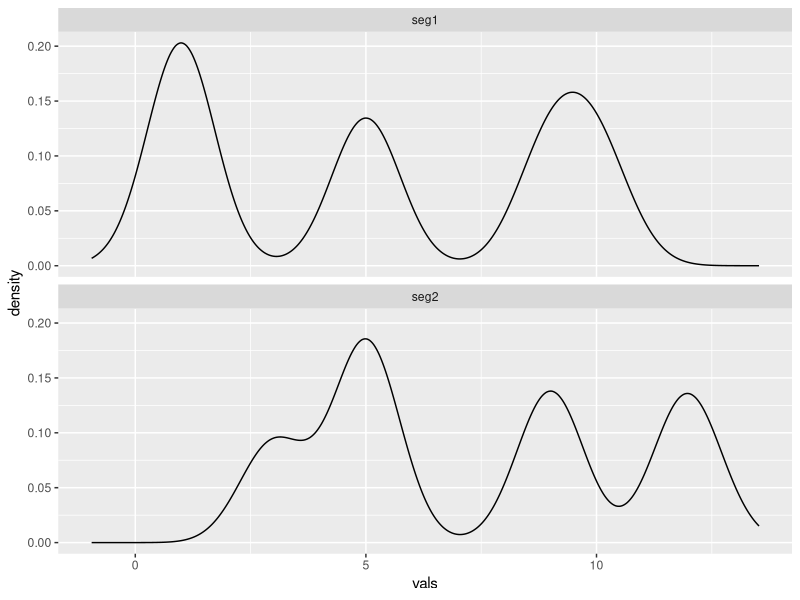
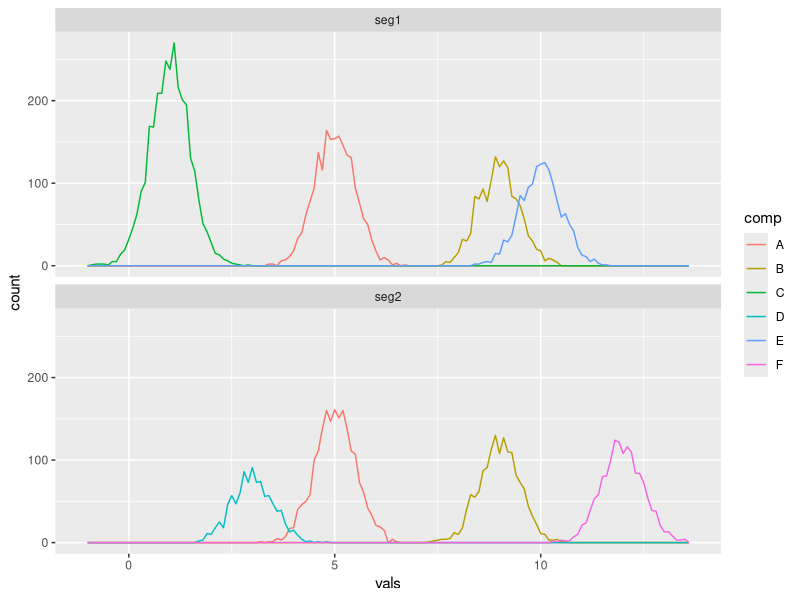

Reproduce these figures in R, in order. (Note: this script raises an error after producing the figures.)
library("ggplot2")
library("data.table")

# parse learned/output parameters
parse.output.parameters <- function(output,segment.subset){

  output.parameters <- data.table(rho=numeric(),w=numeric(),rho_w=numeric(),mu=numeric(),sigma2=numeric(),component.type=character(),segment=character(),iteration=numeric())
  
  for (segment in 1:nrow(output$w.specific)){
    
    output.parameters.temp <- data.frame(
      rho = as.numeric(output$rho[segment]),
      w = c(output$w.common,output$w.specific[segment,]),
      rho_w = c((1-output$rho[segment])*output$w.common,output$rho[segment]*output$w.specific[segment,]),
      mu = c(output$mu.common,output$mu.specific[segment,]),
      sigma2 = c(output$sigma2.common,output$sigma2.specific[segment,]),
      component.type = c(rep("common",length(output$mu.common)),rep("specific",length(output$mu.specific[segment,]))),
      segment = output$segment.names[segment],
      iteration = output$iteration
    )
    
    output.parameters <- rbind(output.parameters,output.parameters.temp)
  }
  
  if(!is.null(segment.subset)){
    output.parameters <- output.parameters[segment %in% segment.subset]
  }

  return(output.parameters)
}

#' Plot fitted shared component gaussian mixed model.
#'
#' \code{plot.components} Returns histograms of fitted gaussians and original data by dataset.
#'
#' @param vals.df original data, identical to fit.model() input
#' @param output.parameters, list of parameters, output of fit.model()
#' @param segment.subset, optional, list of segment names to plot, default uses all segments
#'
#' @examples
#' plot.components(input.data,output.data,segment.subset="segment16")
#' @export
#' @import ggplot2

plot.components <- function(vals.df,output.parameters,segment.subset=NULL){
  output.parameters <- parse.output.parameters(output.parameters,segment.subset)
  
  if(!is.null(segment.subset)){
    vals.df <- vals.df[seg %in% segment.subset]
  }
  
  temp <- data.table(vals=numeric(),comp=character(),seg=character(),component.type=character(),source=character())
  
  for (component in 1:nrow(output.parameters)){
    temp <- rbind(temp,data.table(vals=c(rnorm(70000*output.parameters[component]$rho_w, 
                                             mean = output.parameters[component]$mu, 
                                             sd = output.parameters[component]$sigma2^0.5),0),
                                            comp=component,
                                            seg=output.parameters[component]$segment,
                                            component.type=output.parameters[component]$component.type,
                                            source="Inferred"))
  }
  
  vals.df$component.type <- "Original Data"
  vals.df$source <- "Original Data"
  
  temp <- rbind(temp,vals.df)
  
  # ggplot(temp, aes(vals, group = comp,colour=component.type)) +
  #   geom_freqpoly(binwidth=0.1) +
  #   ggtitle(paste("iteration:",iter.count)) +
  #   scale_colour_manual(values = c("blue","red","black")) +
  #   facet_wrap(~seg,nrow = 2)

  ggplot(temp, aes(vals, colour=component.type)) +
    geom_freqpoly(binwidth=0.1) +
    ggtitle(paste("iteration:",unique(output.parameters$iteration))) +
    scale_colour_manual(values = c("blue","red","black")) +
    facet_grid(source~seg,scales="free_y")

  
  # ggplot(temp, aes(vals, colour=component.type)) +
  #   geom_density() +
  #   ggtitle(paste("iteration:",iter.count)) +
  #   scale_colour_manual(values = c("blue","red","black")) +
  #   facet_wrap(~seg,nrow = 2)
}

#' Fit shared component gaussian mixed model.
#'
#' \code{fit.model} returns parameters for gassians fitted to the data.
#'
#'
#' @param read.count data.frame with two columns, first being numeric read.counts,
#'  and second being charachter segment names. Column names can be whatever.
#'
#' @param rho.input Numeric value for initial value of rho parameter
#' @param input.parameters
#' @param init.max
#' @param break.parameter Numeric value, when the difference in log likelihood 
#' between two iterations is less than this value the iteration will stop
#' @return A list of parameters
#'
#' @examples
#' # see vignette
#' @export
#' @import data.table

fit.model <- function(vals.df,rho.input,input.parameters,init.max=40,break.parameter=50){

### INITIALISATION

## split input read count data frame into 2: 
# 1) a list of indexes specifying which read count is in which segment
# 2) a vector of read counts
stopifnot(ncol(vals.df)==2)
setnames(vals.df,names(vals.df),c("vals","seg"))

# get index ranges of each segment
segment.indicies <- vals.df[,.(index = list(.I)),by=seg]
segment.names <- segment.indicies$seg
segment.indicies <- segment.indicies$index
names(segment.indicies) <- segment.names
print(paste(length(segment.indicies),"segments"))

read.count <- vals.df$vals

## parse input parameters

# rho parameter for each segment
rho <- rep(rho.input,length(segment.indicies))
stopifnot(length(segment.indicies)==length(rho))
names(rho) <- segment.names

# set common component parameters, one per common component
com.param <- input.parameters[component.type=="common"]
com.param$component.type <- NULL

n.specific.components <- nrow(input.parameters[component.type=="specific"])
print(paste(n.specific.components,"segment specific components"))
print(paste(nrow(input.parameters[component.type=="specific"]),"common components"))


# initialise segment specific parameter holding matricies
mu.k <- sigma2.k <- w.k <- matrix(nrow=length(read.count),ncol=n.specific.components)
# although these could be a simple j*k matrix, we're already iterating through segments in
# the M step so may as well create the whole matrix required by the dnorm E step below 

for (row in 1:n.specific.components){
  w.k[,row] <- input.parameters[component.type=="specific"][row]$w
  mu.k[,row] <- input.parameters[component.type=="specific"][row]$mu
  sigma2.k[,row] <- input.parameters[component.type=="specific"][row]$sigma2
}

psi_i <- rep(0.5,length(read.count))
likelihood.byiter <- numeric()

iter.count <- 0

#library(profvis)
#library(microbenchmark)
# profvis({ #CODE HERE })
#microbenchmark(CODE HERE)

##### UPDATES
for (round in 1:init.max){
#### E Updates

# for each common component, cacluate prob for each data point, outputs i x c matrix
common <- apply(com.param, 1, function(params){ params['w'] * dnorm(read.count, params['mu'], params['sigma2']^0.5)})

# output i x k matrix
specific <- w.k * dnorm(read.count, mu.k, sigma2.k^0.5)

# sometimes dorm gives 0 when no common/specific components nearby, which can result in NaN when /0, so add a tiny probability back in
common[which(rowSums(common)==0),] <- 1e-15
specific[which(rowSums(specific)==0),] <- 1e-15

likelihood.vec <- numeric()

for (segment in segment.names){
  indexes <- segment.indicies[[segment]]
  top.sum <- (1-rho[segment]) * rowSums(common[indexes,])
  bottom.sum <- top.sum + (rho[segment] * rowSums(specific[indexes,]))
  psi_i[indexes] <- top.sum / ( bottom.sum )
  likelihood.vec <- c(likelihood.vec,bottom.sum)
}

likelihood.byiter <- c(likelihood.byiter,sum(log(likelihood.vec)))


phi_ic <- common/rowSums(common)

nu_ik <- specific/rowSums(specific)

# check for na values
stopifnot(sum(is.na(phi_ic))+sum(is.na(nu_ik))+sum(is.na(phi_ic))==0)

#### M Updates

# returns c parameters
topsum <- colSums(phi_ic * psi_i)

com.param$w <- topsum / sum(psi_i)

com.param$mu <- colSums(phi_ic * psi_i * read.count) / topsum

com.param$sigma2 <- colSums(phi_ic * psi_i * outer(read.count,com.param$mu, FUN="-")^2) / topsum

for (segment in segment.names){
  # for each segment j, there are k weightings
  indexes <- segment.indicies[[segment]]
  
  rho[segment] <- 1 - sum(psi_i[indexes])/length(indexes)
  
  temp.sum <- (1-psi_i[indexes]) * nu_ik[indexes,]
  topsum <- colSums(temp.sum) # for each component...
  
  w.k[indexes,] <- rep(topsum / sum(1-psi_i[indexes]), each=length(indexes))

  mu.k[indexes,] <- rep(colSums(temp.sum * read.count[indexes]) /  topsum, each=length(indexes))
  
  sigma2.k[indexes,] <- 0.01 + rep(colSums(temp.sum * (read.count[indexes] - mu.k[indexes,])^2) /  topsum, each=length(indexes))
  # the + 0.01 prevents sigma2 -> 0 which can cause dnorm() to -> Inf e.g dnorn(47,47,0), which causes NaN (inf/inf) which propogates to everything -> NaN!
}


iter.count <- iter.count + 1
print(paste("Iteration:",iter.count))

if (iter.count>1){
if (min(abs(diff(likelihood.byiter))) < break.parameter){print("Done, saving parameter estimates")
  break}
}

} # EM updates repetition loop

# parse component specific parameters
w.k.u <- mu.k.u <- sigma2.k.u <- matrix(nrow=length(segment.names),ncol=n.specific.components)

for (segment in 1:length(segment.names)){
  # for each segment j, there are k weightings
  indexes <- segment.indicies[[segment.names[segment]]]
  w.k.u[segment,] <- unique(w.k[indexes,])
  mu.k.u[segment,] <- unique(mu.k[indexes,])
  sigma2.k.u[segment,] <- unique(sigma2.k[indexes,])
}

# more raw output
output <- list(w.specific=w.k.u,mu.specific=mu.k.u,sigma2.specific=sigma2.k.u,w.common=com.param$w,mu.common=com.param$mu,sigma2.common=com.param$sigma2,rho=unname(rho),iteration=iter.count,likelihood=likelihood.byiter,segment.names=segment.names)

return(output)

}# end of fit.model function


###### Example code / Tests

# Simulate baisc well seperated gaussian test data, 2 segments, each with 4 components, 2 shared and 2 unique

# Common components
comp1.vals <- data.table(comp = "A", vals = rnorm(2000, mean = 5, sd = 0.5),seg="seg1")
comp2.vals <- data.table(comp = "A", vals = rnorm(2000, mean = 5, sd = 0.5),seg="seg2")

comp3.vals <- data.table(comp = "B", vals = rnorm(1500, mean = 9, sd = 0.5),seg="seg1")
comp4.vals <- data.table(comp = "B", vals = rnorm(1500, mean = 9, sd = 0.5),seg="seg2")

# Unique components
comp5.vals <- data.table(comp = "C", vals = rnorm(3000, mean = 1, sd = 0.5),seg="seg1")
comp6.vals <- data.table(comp = "D", vals = rnorm(1000, mean = 3, sd = 0.5),seg="seg2")

comp7.vals <- data.table(comp = "E", vals = rnorm(1500, mean = 10, sd = 0.5),seg="seg1")
comp8.vals <- data.table(comp = "F", vals = rnorm(1500, mean = 12, sd = 0.5),seg="seg2")

test.data.basic <- rbind(comp1.vals,comp2.vals,comp3.vals,comp4.vals,comp5.vals,comp6.vals,comp7.vals,comp8.vals)

# Overall histogram per segment
ggplot(test.data.basic, aes(vals)) +
  geom_density() +
  facet_wrap(~seg,nrow = 2)

# Histogram broken down by true components
ggplot(test.data.basic, aes(vals, colour = comp)) +
  geom_freqpoly(binwidth=0.1) +
  facet_wrap(~seg,nrow = 2)

initial.parameters.basic <- data.table(
  w=c(0.5),
  mu=c(3.5,10,2,12),
  sigma2=c(0.6^2),
  component.type=c("common","common","specific","specific"))

output.test.basic <- fit.model(test.data.basic[,.(vals,seg)],rho=0.5,initial.parameters.basic)

plot.components(test.data.basic,parse.output.parameters(output.test.basic))

### Simulate realistic read count data using negative binomial, 4 segments, 2 normal, 1 amp, 1 del. Parameters from real data

test.data.realistic <- bind_rows(
  data.table(comp = "A", vals = rnbinom(5000, size=2.7, mu = 16.5),seg="normal.1"),
  data.table(comp = "A", vals = rnbinom(5000, size=3, mu = 36),seg="amplified.1"),
  data.table(comp = "A", vals = rnbinom(5000, size=2.9, mu = 8.4),seg="deleted.1"),
  data.table(comp = "A", vals = rnbinom(5000, size=2.7, mu = 16.5),seg="normal.2"))

initial.parameters.realistic <- data.table(
  w=c(0.5),
  mu=c(4,7,10,15,25,40,50,300,1,2),
  sigma2=c(8^2),
  component.type=c(rep("common",5),rep("specific",5)))

output.realistic <- fit.model(test.data.realistic,rho=0.5,initial.parameters.realistic)

plot.components(test.data.realistic,output.realistic)

# for debugging enter data manually
# vals.df <- chr6.input
# input.parameters <- initial.parameters.realistic
# rho.input <- 0.5

### fit actual data to model
chr6.input <- bulkDP[chr==6 & segment.no %in% c(1:21),.(vals=total,seg=as.character(segment.no))]
chr6.output <- fit.model(chr6.input,rho=0.5,initial.parameters.realistic)
plot(chr6.output$likelihood[2:length(chr6.output$likelihood)])
chr6.input$comp <- "A"
plot.components(chr6.input[seg==16],parse.output.parameters(chr6.output)[segment=="16"])
